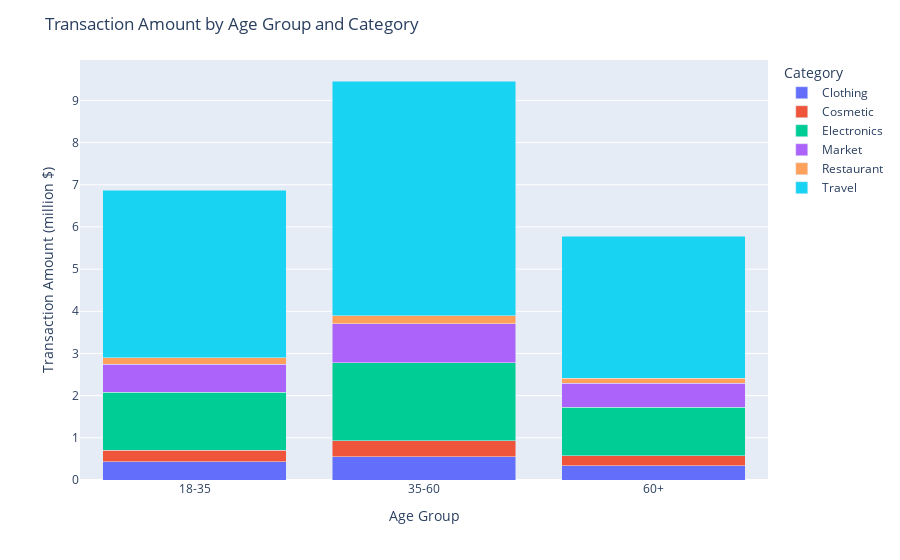

The notebook cell saved with this chart:
### Markdown cell above
The same pattern goes for different age groups as well

### Code cell
# Group the data by 'AgeGroup' and 'Category' and calculate the sum of transaction amounts
transaction_by_age_group_and_category = df.groupby(['AgeGroup', 'Category'])['TransactionAmount'].sum().divide(10**6).round(2).unstack()

# Create an interactive stacked bar chart using Plotly
fig = px.bar(transaction_by_age_group_and_category, barmode='stack')

# Customize the chart labels and title
fig.update_layout(
    xaxis_title='Age Group',
    yaxis_title='Transaction Amount (million $)',
    title='Transaction Amount by Age Group and Category'
)

# Show the interactive chart
fig.show()

### Figure 1 — Plotly figure (JSON) as saved in the notebook; plotly's stock layout.template omitted (floating-point values rounded to 4 significant figures)
{"data": [{"alignmentgroup": "True", "hovertemplate": "Category=Clothing<br>AgeGroup=%{x}<br>value=%{y}<extra></extra>", "legendgroup": "Clothing", "marker": {"color": "#636efa", "pattern": {"shape": ""}}, "name": "Clothing", "offsetgroup": "Clothing", "orientation": "v", "showlegend": true, "textposition": "auto", "type": "bar", "x": ["18-35", "35-60", "60+"], "xaxis": "x", "y": [0.43, 0.55, 0.34], "yaxis": "y"}, {"alignmentgroup": "True", "hovertemplate": "Category=Cosmetic<br>AgeGroup=%{x}<br>value=%{y}<extra></extra>", "legendgroup": "Cosmetic", "marker": {"color": "#EF553B", "pattern": {"shape": ""}}, "name": "Cosmetic", "offsetgroup": "Cosmetic", "orientation": "v", "showlegend": true, "textposition": "auto", "type": "bar", "x": ["18-35", "35-60", "60+"], "xaxis": "x", "y": [0.27, 0.38, 0.23], "yaxis": "y"}, {"alignmentgroup": "True", "hovertemplate": "Category=Electronics<br>AgeGroup=%{x}<br>value=%{y}<extra></extra>", "legendgroup": "Electronics", "marker": {"color": "#00cc96", "pattern": {"shape": ""}}, "name": "Electronics", "offsetgroup": "Electronics", "orientation": "v", "showlegend": true, "textposition": "auto", "type": "bar", "x": ["18-35", "35-60", "60+"], "xaxis": "x", "y": [1.38, 1.85, 1.16], "yaxis": "y"}, {"alignmentgroup": "True", "hovertemplate": "Category=Market<br>AgeGroup=%{x}<br>value=%{y}<extra></extra>", "legendgroup": "Market", "marker": {"color": "#ab63fa", "pattern": {"shape": ""}}, "name": "Market", "offsetgroup": "Market", "orientation": "v", "showlegend": true, "textposition": "auto", "type": "bar", "x": ["18-35", "35-60", "60+"], "xaxis": "x", "y": [0.67, 0.92, 0.56], "yaxis": "y"}, {"alignmentgroup": "True", "hovertemplate": "Category=Restaurant<br>AgeGroup=%{x}<br>value=%{y}<extra></extra>", "legendgroup": "Restaurant", "marker": {"color": "#FFA15A", "pattern": {"shape": ""}}, "name": "Restaurant", "offsetgroup": "Restaurant", "orientation": "v", "showlegend": true, "textposition": "auto", "type": "bar", "x": ["18-35", "35-60", "60+"], "xaxis": "x", "y": [0.15, 0.2, 0.12], "yaxis": "y"}, {"alignmentgroup": "True", "hovertemplate": "Category=Travel<br>AgeGroup=%{x}<br>value=%{y}<extra></extra>", "legendgroup": "Travel", "marker": {"color": "#19d3f3", "pattern": {"shape": ""}}, "name": "Travel", "offsetgroup": "Travel", "orientation": "v", "showlegend": true, "textposition": "auto", "type": "bar", "x": ["18-35", "35-60", "60+"], "xaxis": "x", "y": [3.97, 5.56, 3.37], "yaxis": "y"}], "layout": {"barmode": "stack", "legend": {"title": {"text": "Category"}, "tracegroupgap": 0}, "margin": {"t": 60}, "title": {"text": "Transaction Amount by Age Group and Category"}, "xaxis": {"anchor": "y", "domain": [0, 1], "title": {"text": "Age Group"}}, "yaxis": {"anchor": "x", "domain": [0, 1], "title": {"text": "Transaction Amount (million $)"}}}}
